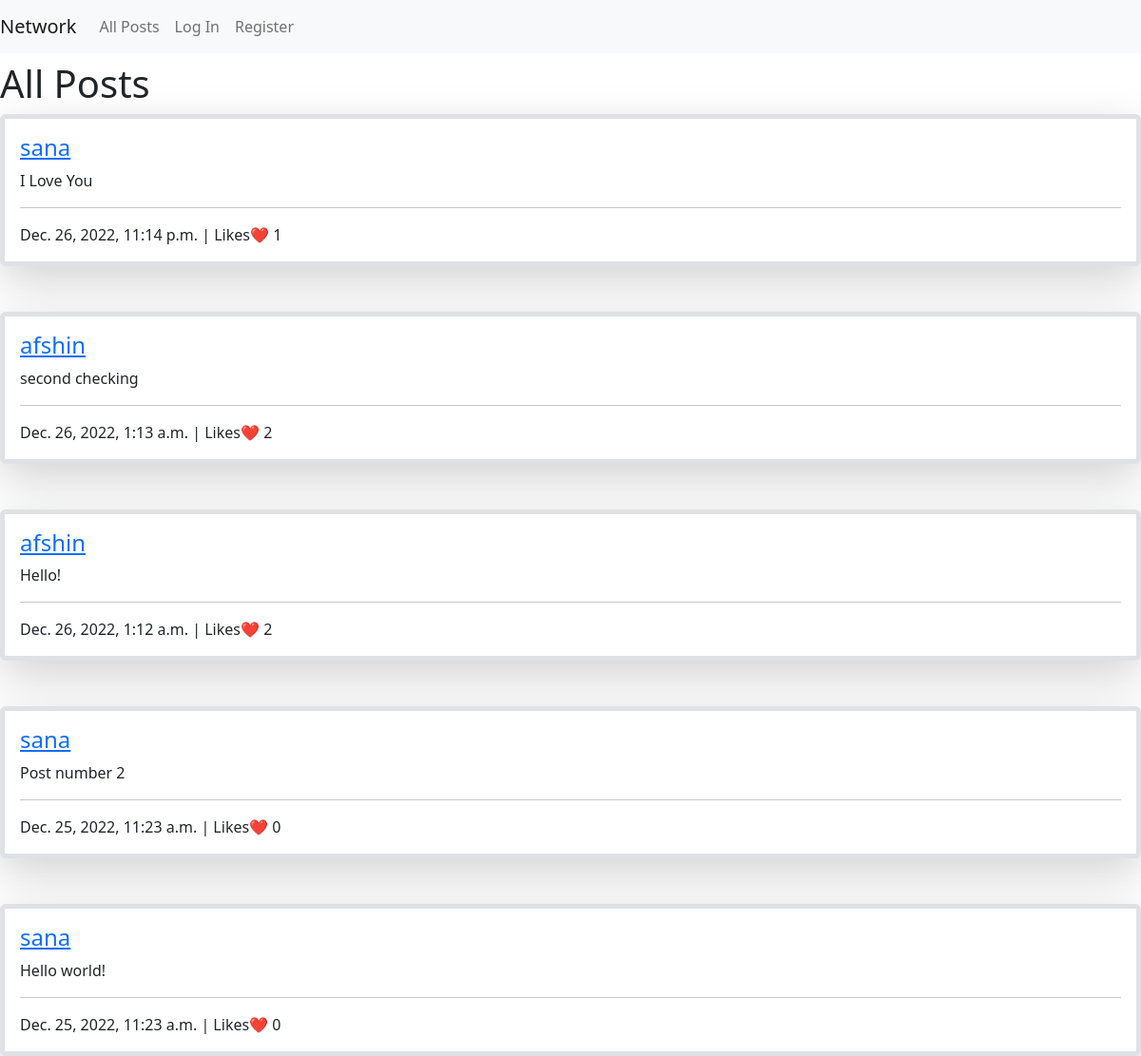
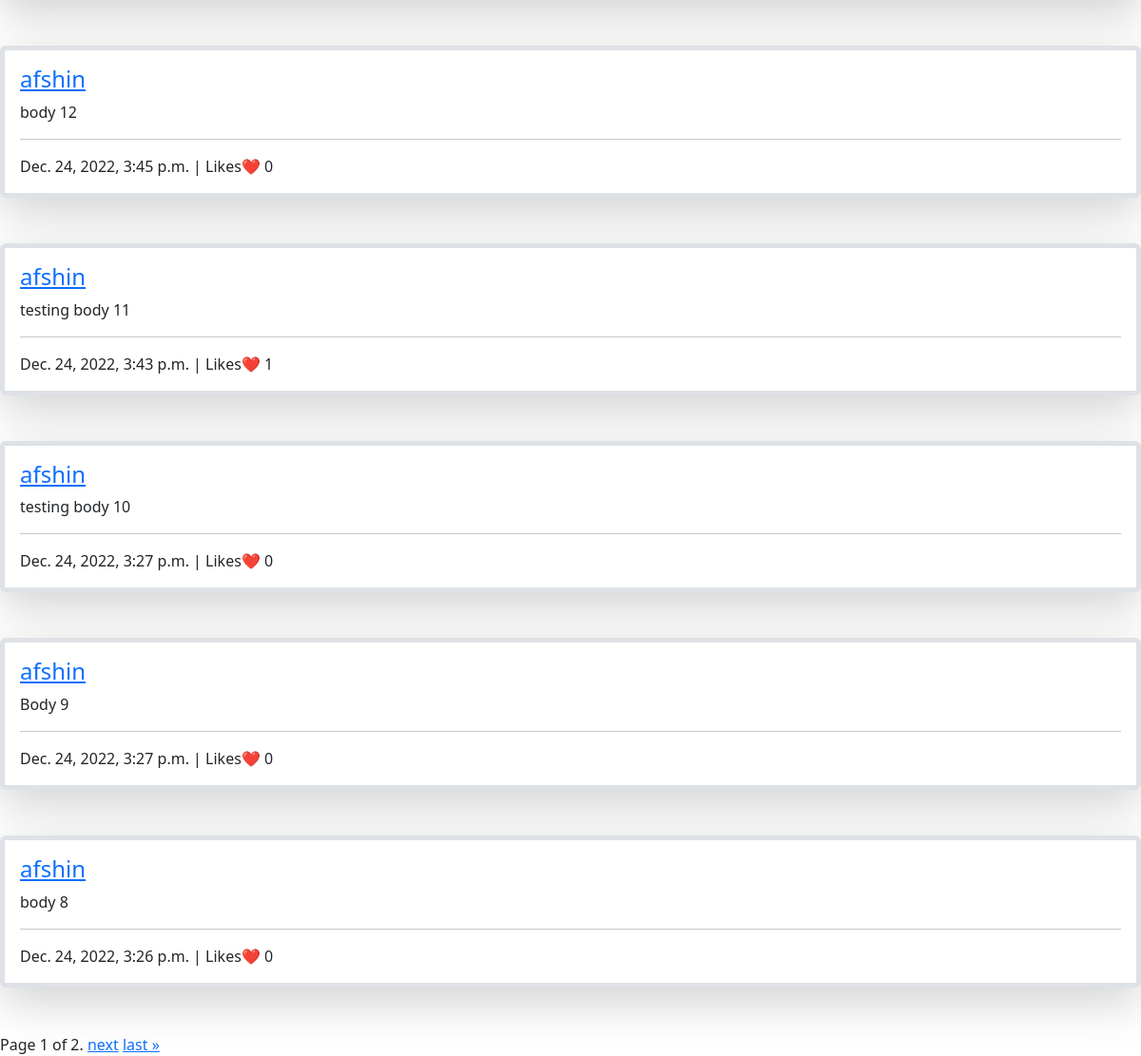
Before: / with the older database file (2 pictures, top to bottom).
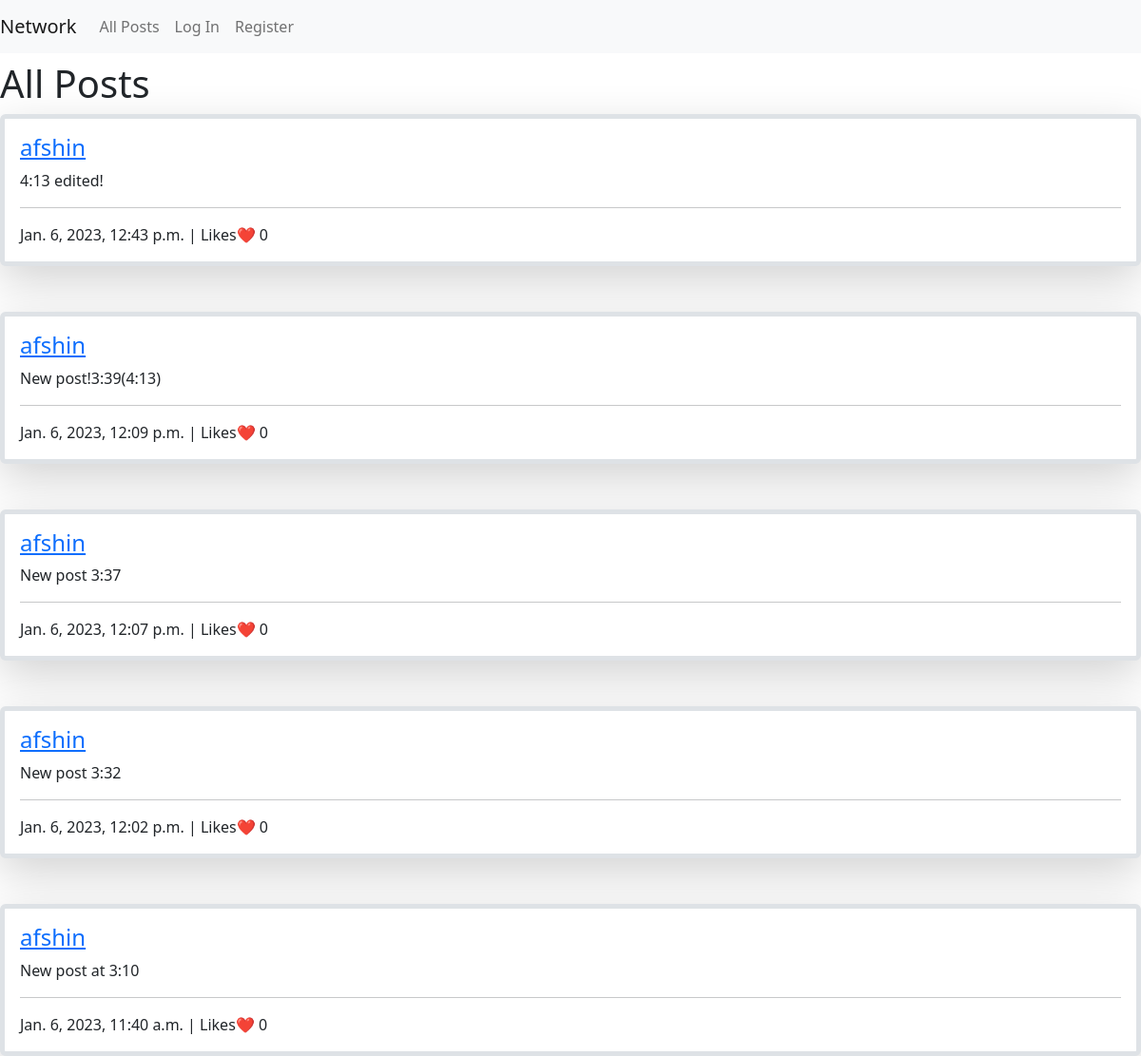
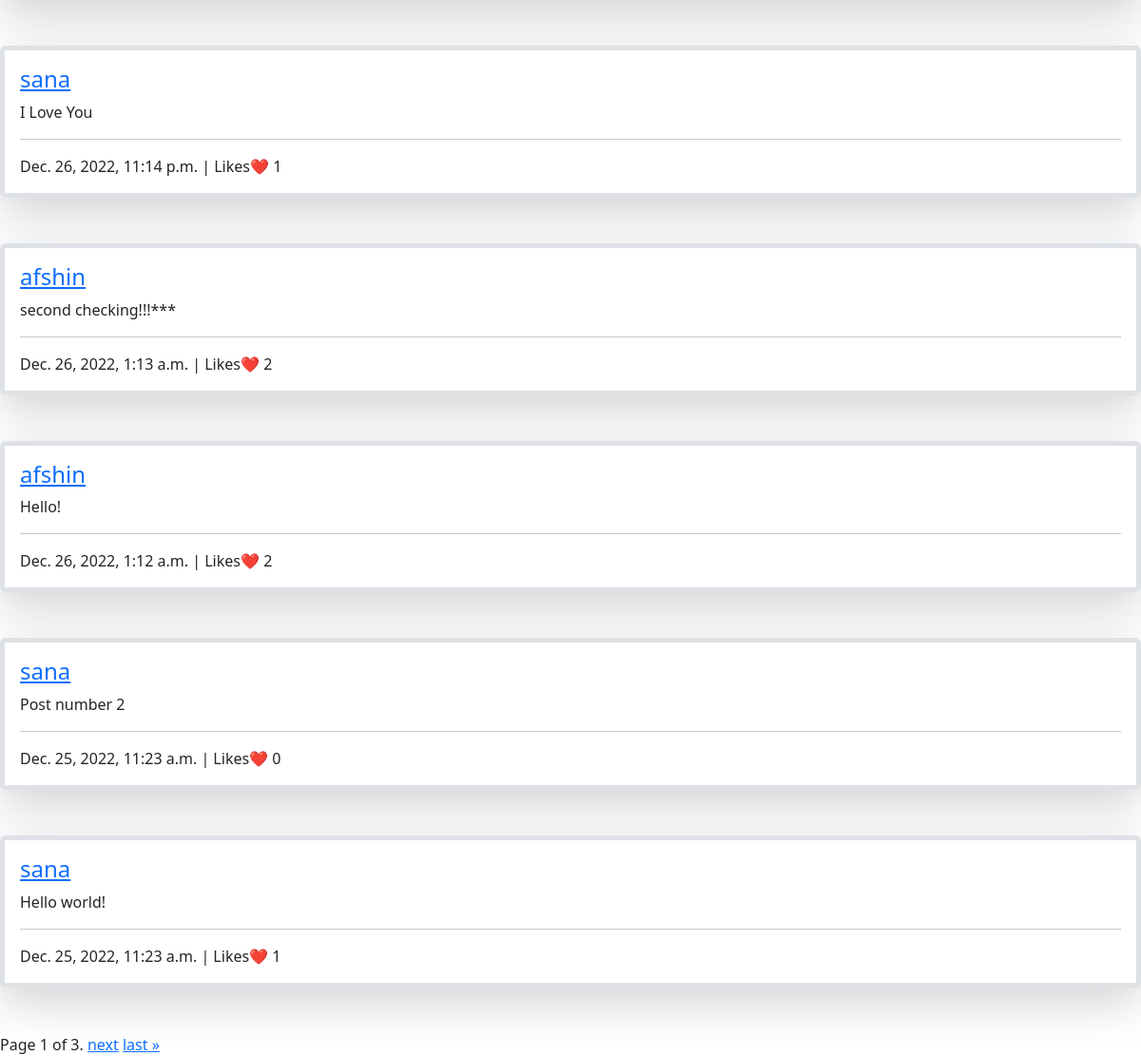
After: the same page with the newer database file (2 pictures, top to bottom).
### network/models.py (models this page shows, shortened)
class Post(models.Model):
    user = models.ForeignKey("User", on_delete=models.CASCADE, related_name="posts")
    body = models.TextField(blank=True)
    timestamp = models.DateTimeField(auto_now_add=True)
    def countlikes(self):
        likes = Like.objects.filter(post=self)
        count = len(likes)
        return count

class User(AbstractUser):
    def follower_list(self):
        return [follower.follower.id for follower in self.follower.all()] #user_id of the followers will be listed

### network/views.py (the view, shortened to what this page needs)
# urls.py: path("", views.index, name="index"),
def index(request):
    posts = Post.objects.all()
    posts = posts.order_by("-timestamp").all()
    users = User.objects.all()
    users_ids = [user.id for user in users]
    page_number = request.GET.get('page')
    profile = request.GET.get('profile')
    profile_view = False
    network_view = False
    newPost_view = False
    posts_view = False
    user_profile = None
    try:
        int(profile)
        if int(profile) in users_ids:
            user_profile = users.get(id=int(profile))
            posts = posts.filter(user=user_profile)
            header1 = f"{user_profile}'s profile"
            profile_view = True
            if user_profile == request.user:
                newPost_view = True
            posts_view = True
        else:
            header1 = 'all posts'
            newPost_view = True
            posts_view = True
    except:
        if profile == 'myprofile':
            posts = posts.filter(user=request.user)
            header1 = f"{request.user}'s profile"
            profile = request.user.id
            user_profile = request.user
            profile_view = True
            newPost_view = True
            posts_view = True
        elif profile == 'network':
            header1 = 'Network'
            network_view = True
        else:
            header1 = 'all posts'
            newPost_view = True
            posts_view = True
    paginator = Paginator(posts, 10) # Show 10 posts per page.
    page_obj = paginator.get_page(page_number)
    context = {
        'page_obj':page_obj,
        'header1':header1,
        'profile':profile,
        'users':users,
        'profile_view':profile_view,
        'user_profile':user_profile,
        'network_view':network_view,
        'newPost_view': newPost_view,
        'posts_view': posts_view
    }
    return render(request, "network/index.html", context)

### network/templates/network/index.html (shortened to what this page needs)
{% extends "network/layout.html" %}
{% load static %}
{% block body %}
<h1>{{ header1|title }}</h1>
{% if posts_view %}
    <div id='allposts-view' data-activeuserid={{ request.user.id }}>
        {% for post in page_obj %}
            <div data-activeuserid={{ request.user.id }} data-user_id={{ post.user.id }} data-post_id={{ post.id }} class="post border rounded border-5 shadow-lg p-3 mb-5 bg-body">
                <h4><a href='?profile={{ post.user.id }}'>{{ post.user }}</a></h4>
                <text class="currentPostBody">{{ post.body }}</text>
                <hr>
                <time>{{ post.timestamp }}</time>
                | Likes❤️
                <text class="likescount">{{ post.countlikes }}</text>
            </div>
        {% empty %}
        There are no posts available!
        {% endfor %}
    </div>
    <div class="pagination">
        <span class="step-links">
            <span class="current">
                Page {{ page_obj.number }} of {{ page_obj.paginator.num_pages }}.
            </span>
            {% if page_obj.has_next %}
                <a href="?profile={{ profile }}&page={{ page_obj.next_page_number }}">next</a>
                <a href="?profile={{ profile }}&page={{ page_obj.paginator.num_pages }}">last &raquo;</a>
            {% endif %}
        </span>
    </div>
{% endif %}
{% endblock %}

Changed rows visible on the page:
no longer on this page (row unchanged): Post: user "afshin", body "body 12", timestamp "Dec. 24, 2022, 3:45 p.m.", countlikes "0"
no longer on this page (row unchanged): Post: user "afshin", body "testing body 11", timestamp "Dec. 24, 2022, 3:43 p.m.", countlikes "1"
no longer on this page (row unchanged): Post: user "afshin", body "testing body 10", timestamp "Dec. 24, 2022, 3:27 p.m.", countlikes "0"
no longer on this page (row unchanged): Post: user "afshin", body "Body 9", timestamp "Dec. 24, 2022, 3:27 p.m.", countlikes "0"
no longer on this page (row unchanged): Post: user "afshin", body "body 8", timestamp "Dec. 24, 2022, 3:26 p.m.", countlikes "0"
added Post: user "afshin", body "4:13 edited!", timestamp "Jan. 6, 2023, 12:43 p.m.", countlikes "0"
added Post: user "afshin", body "New post!3:39(4:13)", timestamp "Jan. 6, 2023, 12:09 p.m.", countlikes "0"
added Post: user "afshin", body "New post 3:37", timestamp "Jan. 6, 2023, 12:07 p.m.", countlikes "0"
added Post: user "afshin", body "New post 3:32", timestamp "Jan. 6, 2023, 12:02 p.m.", countlikes "0"
added Post: user "afshin", body "New post at 3:10", timestamp "Jan. 6, 2023, 11:40 a.m.", countlikes "0"
changed Post: body "second checking" → "second checking!!!***"
computed for Post "Hello world!": countlikes "0" → "1"
Other visible differences:
{{ page_obj.paginator.num_pages }}: "2" → "3"
